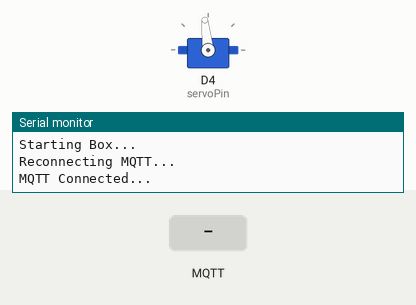
This sketch was run on a simulated ESP8266 (NodeMCU). On the bench: servo, the last lines printed to the serial monitor. Inputs (shaded band) come from the test bench. WiFi joins after 1.5 s; servers stay silent unless stated; no MQTT or app messages arrive unless stated.

Above: at 3.7 s.
3.8 s: MQTT message "open" arrives on the first subscribed topic
At 4.4 s:
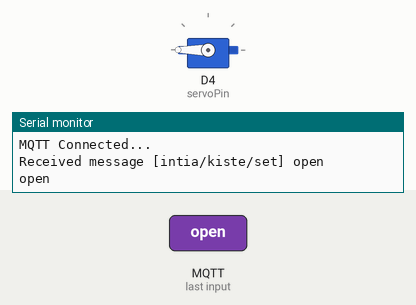
5.3 s: MQTT message "0" arrives on the first subscribed topic
At 5.6 s:
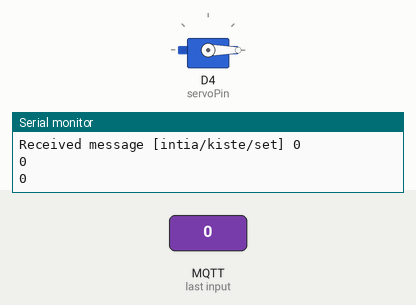
Timing chart, 0 to 8.3 s (numbered marks = the images above; inputs shaded):
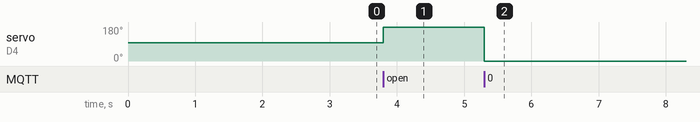

Measured:
- after the input at 3.8 s, servo on D4 (servoPin): 96° → 180° at once
- after the input at 5.3 s, servo on D4 (servoPin): 180° → 0° at once

The sketch:

servo_box.ino
```cpp
// Dieses Sketch steuert einen Servo. Dieser Wird in eine Kiste verbaut und somit kann die Kiste über MQTT geöffnet und verschlossen werden.

#include <ESP8266WiFi.h>
#include <PubSubClient.h>
#include <Servo.h>
#include <string.h>
#include <ArduinoJson.h>

// Wifi
#include <DNSServer.h>            //Local DNS Server used for redirecting all requests to the configuration portal
#include <ESP8266WebServer.h>     //Local WebServer used to serve the configuration portal
#include <WiFiManager.h>          //https://github.com/tzapu/WiFiManager WiFi Configuration Magic

const char* MQTT_BROKER = "intia.local";
const char* TOPIC = "intia/kiste"; // Toppic an das gesendet wird
const char* CLIENT_ID ="Kiste"; // Bitte für jeden ESP eine individuele ClientID festlegen

const char* TOPIC_SUB = "intia/kiste/set"; // Topic das aboniert wird
//Wird an dieses Topic "open" gesendet so öffnet sich die Kiste. "close" zum schließen.


WiFiClient espClient;
PubSubClient client(espClient);

const int capacity = JSON_OBJECT_SIZE(50);
StaticJsonDocument<capacity> doc;
Servo servo;

const int servoPin = D4;     // Servo-Pin
const int ledPin =  D2;      // LED-Pin


void setup() {
  //Testing connecting with onboard led
  pinMode(LED_BUILTIN, OUTPUT);
  digitalWrite(LED_BUILTIN, LOW);
  Serial.begin(115200);
  WiFiManager wifiManager;
  wifiManager.setHostname(CLIENT_ID);
  //first parameter is name of access point, second is the password
  wifiManager.autoConnect(CLIENT_ID);
  Serial.println("Starting Box...");
  /*
  pinMode(ledPin, OUTPUT);
  servo.attach(servoPin); //D4
  servo.write(98);
  Serial.begin(115200);
  delay(1000);
  servo.detach();

  */
  servo.attach(servoPin);
  servo.write(96);
  delay(1000);
  servo.detach();

  client.setServer(MQTT_BROKER, 1883);
  client.setCallback(callback);
}

void callback(char* topic, byte* payload, unsigned int length) {
  Serial.print("Received message [");
  Serial.print(topic);
  Serial.print("] ");
  char msg[length + 1];
  for (int i = 0; i < length; i++) {
    Serial.print((char)payload[i]);
    msg[i] = (char)payload[i];
  }
  Serial.println();

  msg[length] = '\0';
  Serial.println(msg);

  if (strcmp(msg, "on") == 0) {
    digitalWrite(ledPin, HIGH);
  }
  else if (strcmp(msg, "off") == 0) {
    digitalWrite(ledPin, LOW);
  }
  else if (strcmp(msg, "open") == 0) {
  servo.attach(servoPin);
    servo.write(288);
  delay(1000);
  servo.detach();
  }
  else if (strcmp(msg, "close") == 0) {
  servo.attach(servoPin);
    servo.write(96);
  delay(1000);
  servo.detach();
  }
  else {
    int val = strtol(msg, NULL, 16);
  servo.attach(servoPin);
    Serial.println(val);
    servo.write(val);
  delay(1000);
  servo.detach();
  }
}

void reconnect() {
  while (!client.connected()) {
    Serial.println("Reconnecting MQTT...");
    if (!client.connect(CLIENT_ID)) {
      Serial.print("failed, rc=");
      Serial.print(client.state());
      Serial.println(" retrying in 5 seconds");
      delay(5000);
    }
  }
  client.subscribe(TOPIC_SUB);
  Serial.println("MQTT Connected...");
}

void loop() {
  //Testing connecting with onboard led
    /*
  digitalWrite(LED_BUILTIN, LOW);   // Turn the LED on by making the voltage LOW
  delay(1000);                      // Wait for a second
  digitalWrite(LED_BUILTIN, HIGH);  // Turn the LED off by making the voltage HIGH
  delay(2000);

  */
  if (!client.connected()) {
    reconnect();
  }
  client.loop();
}
```
